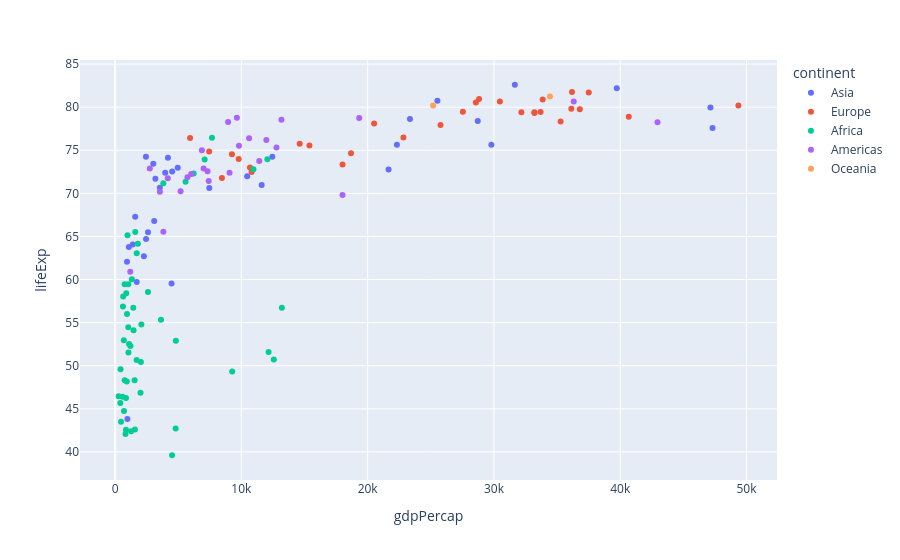

The notebook cell this image was saved under:
### Code cell
px.scatter(gapminder2007, x='gdpPercap', y='lifeExp', color='continent')

### Figure 1 — Plotly figure (JSON) as saved in the notebook; plotly's stock layout.template omitted (floating-point values rounded to 4 significant figures)
{"data": [{"hovertemplate": "continent=Asia<br>gdpPercap=%{x}<br>lifeExp=%{y}<extra></extra>", "legendgroup": "Asia", "marker": {"color": "#636efa", "symbol": "circle"}, "mode": "markers", "name": "Asia", "orientation": "v", "showlegend": true, "type": "scatter", "x": [974.6, 29800.0, 1391.0, 1714.0, 4959.0, 39720.0, 2452.0, 3541.0, 11610.0, 4471.0, 25520.0, 31660.0, 4519.0, 1593.0, 23350.0, 47310.0, 10460.0, 12450.0, 3096.0, 944.0, 1091.0, 22320.0, 2606.0, 3190.0, 21650.0, 47140.0, 3970.0, 4185.0, 28720.0, 7458.0, 2442.0, 3025.0, 2281.0], "xaxis": "x", "y": [43.83, 75.64, 64.06, 59.72, 72.96, 82.21, 64.7, 70.65, 70.96, 59.55, 80.75, 82.6, 72.53, 67.3, 78.62, 77.59, 71.99, 74.24, 66.8, 62.07, 63.78, 75.64, 65.48, 71.69, 72.78, 79.97, 72.4, 74.14, 78.4, 70.62, 74.25, 73.42, 62.7], "yaxis": "y"}, {"hovertemplate": "continent=Europe<br>gdpPercap=%{x}<br>lifeExp=%{y}<extra></extra>", "legendgroup": "Europe", "marker": {"color": "#EF553B", "symbol": "circle"}, "mode": "markers", "name": "Europe", "orientation": "v", "showlegend": true, "type": "scatter", "x": [5937.0, 36130.0, 33690.0, 7446.0, 10680.0, 14620.0, 22830.0, 35280.0, 33210.0, 30470.0, 32170.0, 27540.0, 18010.0, 36180.0, 40680.0, 28570.0, 9254.0, 36800.0, 49360.0, 15390.0, 20510.0, 10810.0, 9787.0, 18680.0, 25770.0, 28820.0, 33860.0, 37510.0, 8458.0, 33200.0], "xaxis": "x", "y": [76.42, 79.83, 79.44, 74.85, 73.0, 75.75, 76.49, 78.33, 79.31, 80.66, 79.41, 79.48, 73.34, 81.76, 78.89, 80.55, 74.54, 79.76, 80.2, 75.56, 78.1, 72.48, 74.0, 74.66, 77.93, 80.94, 80.88, 81.7, 71.78, 79.42], "yaxis": "y"}, {"hovertemplate": "continent=Africa<br>gdpPercap=%{x}<br>lifeExp=%{y}<extra></extra>", "legendgroup": "Africa", "marker": {"color": "#00cc96", "symbol": "circle"}, "mode": "markers", "name": "Africa", "orientation": "v", "showlegend": true, "type": "scatter", "x": [6223.0, 4797.0, 1441.0, 12570.0, 1217.0, 430.1, 2042.0, 706.0, 1704.0, 986.1, 277.6, 3633.0, 1545.0, 2082.0, 5581.0, 12150.0, 641.4, 690.8, 13210.0, 752.7, 1328.0, 942.7, 579.2, 1463.0, 1569.0, 414.5, 12060.0, 1045.0, 759.3, 1043.0, 1803.0, 10960.0, 3820.0, 823.7, 4811.0, 619.7, 2014.0, 7670.0, 863.1, 1598.0, 1712.0, 862.5, 926.1, 9270.0, 2602.0, 4513.0, 1107.0, 883.0, 7093.0, 1056.0, 1271.0, 469.7], "xaxis": "x", "y": [72.3, 42.73, 56.73, 50.73, 52.3, 49.58, 50.43, 44.74, 50.65, 65.15, 46.46, 55.32, 48.33, 54.79, 71.34, 51.58, 58.04, 52.95, 56.73, 59.45, 60.02, 56.01, 46.39, 54.11, 42.59, 45.68, 73.95, 59.44, 48.3, 54.47, 64.16, 72.8, 71.16, 42.08, 52.91, 56.87, 46.86, 76.44, 46.24, 65.53, 63.06, 42.57, 48.16, 49.34, 58.56, 39.61, 52.52, 58.42, 73.92, 51.54, 42.38, 43.49], "yaxis": "y"}, {"hovertemplate": "continent=Americas<br>gdpPercap=%{x}<br>lifeExp=%{y}<extra></extra>", "legendgroup": "Americas", "marker": {"color": "#ab63fa", "symbol": "circle"}, "mode": "markers", "name": "Americas", "orientation": "v", "showlegend": true, "type": "scatter", "x": [12780.0, 3822.0, 9066.0, 36320.0, 13170.0, 7007.0, 9645.0, 8948.0, 6025.0, 6873.0, 5728.0, 5186.0, 1202.0, 3548.0, 7321.0, 11980.0, 2749.0, 9809.0, 4173.0, 7409.0, 19330.0, 18010.0, 42950.0, 10610.0, 11420.0], "xaxis": "x", "y": [75.32, 65.55, 72.39, 80.65, 78.55, 72.89, 78.78, 78.27, 72.23, 74.99, 71.88, 70.26, 60.92, 70.2, 72.57, 76.19, 72.9, 75.54, 71.75, 71.42, 78.75, 69.82, 78.24, 76.38, 73.75], "yaxis": "y"}, {"hovertemplate": "continent=Oceania<br>gdpPercap=%{x}<br>lifeExp=%{y}<extra></extra>", "legendgroup": "Oceania", "marker": {"color": "#FFA15A", "symbol": "circle"}, "mode": "markers", "name": "Oceania", "orientation": "v", "showlegend": true, "type": "scatter", "x": [34440.0, 25190.0], "xaxis": "x", "y": [81.23, 80.2], "yaxis": "y"}], "layout": {"legend": {"title": {"text": "continent"}, "tracegroupgap": 0}, "margin": {"t": 60}, "xaxis": {"anchor": "y", "domain": [0, 1], "title": {"text": "gdpPercap"}}, "yaxis": {"anchor": "x", "domain": [0, 1], "title": {"text": "lifeExp"}}}}
